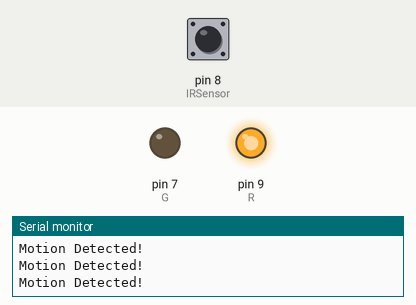
This sketch was run on a simulated Arduino Uno, built with avr-gcc and run on an emulated ATmega328P. Parts: output pins drawn as LEDs (lit = HIGH), the last lines printed to the serial monitor. Dashed ring = blinking. Inputs (shaded band) come from the test bench; at power-on: pin 8 (IRSensor) LOW.

Above: at 1.2 s.
1.3 s: pin 8 (IRSensor) driven HIGH
At 2.5 s:
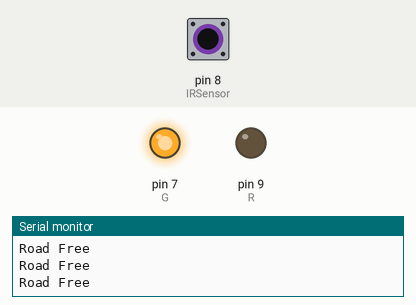
2.8 s: pin 8 (IRSensor) driven LOW
At 3.6 s:
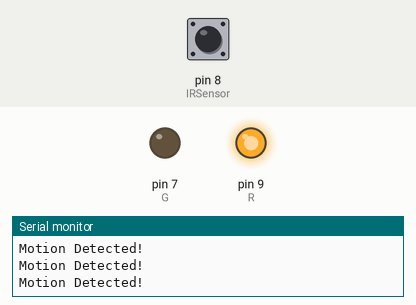
5.8 s: pin 8 (IRSensor) pulsed HIGH 2 times (0.12 s each, 0.3 s apart)
At 6.02 s:
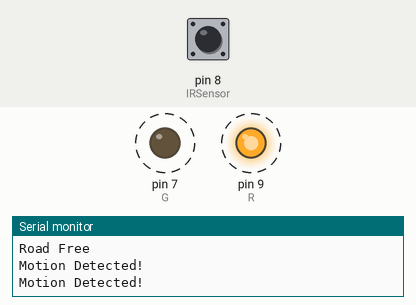
9.4 s: pin 8 (IRSensor) pulsed HIGH 5 times (0.12 s each, 0.3 s apart)
At 12.2 s:
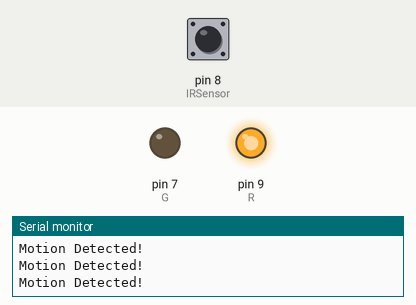
Timing chart, 0 to 13.7 s (numbered marks = the images above; inputs shaded):
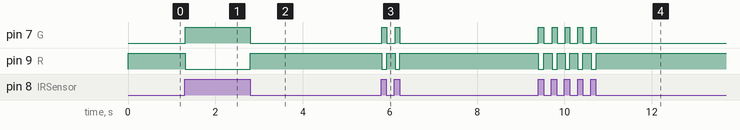

Measured:
- after the input at 1.3 s, pin 7 (G): LOW → HIGH at once; pin 9 (R): HIGH → LOW at once
- after the input at 2.8 s, pin 7 (G): HIGH → LOW at once; pin 9 (R): LOW → HIGH at once
- after the input at 5.8 s, pin 7 (G): alternates HIGH for 0.11 s and LOW for 0.19 s, 4 changes in all, then stays LOW, starting at once; pin 9 (R): alternates HIGH for 0.19 s and LOW for 0.11 s, 4 changes in all, then stays HIGH, starting at once
- after the input at 9.4 s, pin 7 (G): alternates HIGH for 0.11 s and LOW for 0.19 s, 10 changes in all, then stays LOW, starting at once; pin 9 (R): alternates HIGH for 0.19 s and LOW for 0.11 s, 10 changes in all, then stays HIGH, starting at once

The sketch:

ir.ino
```cpp
int IRSensor = 8;
int R = 9;
int G = 7;

void setup()

{

  Serial.begin(9600);

  Serial.println("Serial Working");

  pinMode(IRSensor, INPUT);

  pinMode(R, OUTPUT);
  pinMode(G, OUTPUT);

}


void loop()

{

  int sensorStatus = digitalRead(IRSensor);
  if (sensorStatus == 1)

  {

    digitalWrite(G, HIGH);
    digitalWrite(R, LOW);
    Serial.println("Road Free");

  }

  else

  {

    digitalWrite(R, HIGH);
    digitalWrite(G, LOW);
    Serial.println("Motion Detected!");

  }

}
```
